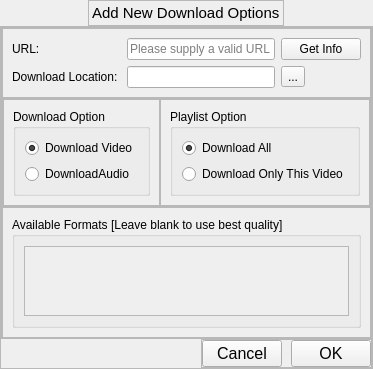
            <widget class="QWidget" name="page_add_new">
             <layout class="QVBoxLayout" name="verticalLayout_15">
              <property name="spacing">
               <number>0</number>
              </property>
              <property name="leftMargin">
               <number>0</number>
              </property>
              <property name="topMargin">
               <number>0</number>
              </property>
              <property name="rightMargin">
               <number>0</number>
              </property>
              <property name="bottomMargin">
               <number>0</number>
              </property>
              <item alignment="Qt::AlignHCenter">
               <widget class="QFrame" name="frame_new_download_title">
                <property name="frameShape">
                 <enum>QFrame::StyledPanel</enum>
                </property>
                <property name="frameShadow">
                 <enum>QFrame::Raised</enum>
                </property>
                <layout class="QVBoxLayout" name="verticalLayout_14">
                 <property name="spacing">
                  <number>3</number>
                 </property>
                 <property name="leftMargin">
                  <number>3</number>
                 </property>
                 <property name="topMargin">
                  <number>3</number>
                 </property>
                 <property name="rightMargin">
                  <number>3</number>
                 </property>
                 <property name="bottomMargin">
                  <number>3</number>
                 </property>
                 <item alignment="Qt::AlignHCenter">
                  <widget class="QLabel" name="labelNewDownloadTitle">
                   <property name="font">
                    <font>
                     <pointsize>11</pointsize>
                     <weight>50</weight>
                     <italic>false</italic>
                     <bold>false</bold>
                    </font>
                   </property>
                   <property name="text">
                    <string>Add New Download Options</string>
                   </property>
                  </widget>
                 </item>
                </layout>
               </widget>
              </item>
              <item>
               <widget class="QFrame" name="frame_new_download_options">
                <property name="sizePolicy">
                 <sizepolicy hsizetype="Preferred" vsizetype="Expanding">
                  <horstretch>0</horstretch>
                  <verstretch>0</verstretch>
                 </sizepolicy>
                </property>
                <property name="frameShape">
                 <enum>QFrame::StyledPanel</enum>
                </property>
                <property name="frameShadow">
                 <enum>QFrame::Raised</enum>
                </property>
                <layout class="QVBoxLayout" name="verticalLayout_13">
                 <property name="spacing">
                  <number>0</number>
                 </property>
                 <property name="leftMargin">
                  <number>0</number>
                 </property>
                 <property name="topMargin">
                  <number>0</number>
                 </property>
                 <property name="rightMargin">
                  <number>0</number>
                 </property>
                 <property name="bottomMargin">
                  <number>0</number>
                 </property>
                 <item>
                  <widget class="QFrame" name="frame_download_option">
                   <property name="sizePolicy">
                    <sizepolicy hsizetype="Preferred" vsizetype="Expanding">
                     <horstretch>0</horstretch>
                     <verstretch>0</verstretch>
                    </sizepolicy>
                   </property>
                   <property name="frameShape">
                    <enum>QFrame::StyledPanel</enum>
                   </property>
                   <property name="frameShadow">
                    <enum>QFrame::Raised</enum>
                   </property>
                   <layout class="QVBoxLayout" name="verticalLayout_16">
                    <property name="spacing">
                     <number>0</number>
                    </property>
                    <property name="leftMargin">
                     <number>0</number>
                    </property>
                    <property name="topMargin">
                     <number>0</number>
                    </property>
                    <property name="rightMargin">
                     <number>0</number>
                    </property>
                    <property name="bottomMargin">
                     <number>0</number>
                    </property>
                    <item alignment="Qt::AlignTop">
                     <widget class="QFrame" name="frame_2">
                      <property name="frameShape">
                       <enum>QFrame::StyledPanel</enum>
                      </property>
                      <property name="frameShadow">
                       <enum>QFrame::Raised</enum>
                      </property>
                      <layout class="QGridLayout" name="gridLayout_5">
                       <item row="0" column="1">
                        <widget class="QLineEdit" name="textURL">
                         <property name="placeholderText">
                          <string>Please supply a valid URL</string>
                         </property>
                        </widget>
                       </item>
                       <item row="0" column="2">
                        <widget class="QPushButton" name="buttonGetInfo">
                         <property name="text">
                          <string>Get Info</string>
                         </property>
                        </widget>
                       </item>
                       <item row="0" column="0">
                        <widget class="QLabel" name="label_7">
                         <property name="text">
                          <string>URL: </string>
                         </property>
                        </widget>
                       </item>
                       <item row="1" column="1">
                        <widget class="QLineEdit" name="textAddNewDownloadLocation"/>
                       </item>
                       <item row="1" column="0">
                        <widget class="QLabel" name="label_8">
                         <property name="text">
                          <string>Download Location: </string>
                         </property>
                        </widget>
                       </item>
                       <item row="1" column="2">
                        <widget class="QToolButton" name="buttonAddNewBrowseFileLocation">
                         <property name="text">
                          <string>...</string>
                         </property>
                        </widget>
                       </item>
                      </layout>
                     </widget>
                    </item>
                    <item alignment="Qt::AlignTop">
                     <widget class="QFrame" name="frame_4">
                      <property name="frameShape">
                       <enum>QFrame::StyledPanel</enum>
                      </property>
                      <property name="frameShadow">
                       <enum>QFrame::Raised</enum>
                      </property>
                      <layout class="QHBoxLayout" name="horizontalLayout_12">
                       <property name="spacing">
                        <number>0</number>
                       </property>
                       <property name="leftMargin">
                        <number>0</number>
                       </property>
                       <property name="topMargin">
                        <number>0</number>
                       </property>
                       <property name="rightMargin">
                        <number>0</number>
                       </property>
                       <property name="bottomMargin">
                        <number>0</number>
                       </property>
                       <item alignment="Qt::AlignTop">
                        <widget class="QFrame" name="Frame_video_download_option">
                         <property name="frameShape">
                          <enum>QFrame::StyledPanel</enum>
                         </property>
                         <property name="frameShadow">
                          <enum>QFrame::Raised</enum>
                         </property>
                         <layout class="QVBoxLayout" name="verticalLayout_17">
                          <item>
                           <widget class="QGroupBox" name="groupBox_VideoOption">
                            <property name="title">
                             <string>Download Option</string>
                            </property>
                            <layout class="QVBoxLayout" name="verticalLayout_20">
                             <item>
                              <widget class="QRadioButton" name="radioButtonDownloadVideo">
                               <property name="text">
                                <string>Download Video</string>
                               </property>
                               <property name="checked">
                                <bool>true</bool>
                               </property>
                              </widget>
                             </item>
                             <item>
                              <widget class="QRadioButton" name="radioButtonDownloadAudio">
                               <property name="text">
                                <string>DownloadAudio</string>
                               </property>
                              </widget>
                             </item>
                            </layout>
                           </widget>
                          </item>
                         </layout>
                        </widget>
                       </item>
                       <item>
                        <widget class="QFrame" name="Frame_playlist_download_option">
                         <property name="frameShape">
                          <enum>QFrame::StyledPanel</enum>
                         </property>
                         <property name="frameShadow">
                          <enum>QFrame::Raised</enum>
                         </property>
                         <layout class="QVBoxLayout" name="verticalLayout_18">
                          <item alignment="Qt::AlignTop">
                           <widget class="QGroupBox" name="groupBox_PlaylistOption">
                            <property name="title">
                             <string>Playlist Option</string>
                            </property>
                            <layout class="QVBoxLayout" name="verticalLayout_21">
                             <item>
                              <widget class="QRadioButton" name="radioButtonPlaylistDownloadAll">
                               <property name="text">
                                <string>Download All</string>
                               </property>
                               <property name="checked">
                                <bool>true</bool>
                               </property>
                              </widget>
                             </item>
                             <item>
                              <widget class="QRadioButton" name="radioButtonPlaylistDownloadOne">
                               <property name="text">
                                <string>Download Only This Video</string>
                               </property>
                              </widget>
                             </item>
                            </layout>
                           </widget>
                          </item>
                         </layout>
                        </widget>
                       </item>
                      </layout>
                     </widget>
                    </item>
                    <item>
                     <widget class="QFrame" name="frame_5">
                      <property name="frameShape">
                       <enum>QFrame::StyledPanel</enum>
                      </property>
                      <property name="frameShadow">
                       <enum>QFrame::Raised</enum>
                      </property>
                      <layout class="QVBoxLayout" name="verticalLayout_19">
                       <item>
                        <widget class="QGroupBox" name="groupBox_FormatList">
                         <property name="title">
                          <string>Available Formats [Leave blank to use best quality]</string>
                         </property>
                         <layout class="QVBoxLayout" name="verticalLayout_22">
                          <item>
                           <widget class="QScrollArea" name="scrollArea_VideoFormat">
                            <property name="widgetResizable">
                             <bool>true</bool>
                            </property>
                            <widget class="QWidget" name="scrollAreaWidgetContents_VideoFormat">
                             <property name="geometry">
                              <rect>
                               <x>0</x>
                               <y>0</y>
                               <width>98</width>
                               <height>28</height>
                              </rect>
                             </property>
                            </widget>
                           </widget>
                          </item>
                         </layout>
                        </widget>
                       </item>
                      </layout>
                     </widget>
                    </item>
                   </layout>
                  </widget>
                 </item>
                 <item alignment="Qt::AlignRight|Qt::AlignBottom">
                  <widget class="QFrame" name="frame_new_download_response">
                   <property name="frameShape">
                    <enum>QFrame::StyledPanel</enum>
                   </property>
                   <property name="frameShadow">
                    <enum>QFrame::Raised</enum>
                   </property>
                   <layout class="QHBoxLayout" name="horizontalLayout_11">
                    <property name="spacing">
                     <number>9</number>
                    </property>
                    <property name="leftMargin">
                     <number>0</number>
                    </property>
                    <property name="topMargin">
                     <number>0</number>
                    </property>
                    <property name="rightMargin">
                     <number>0</number>
                    </property>
                    <property name="bottomMargin">
                     <number>0</number>
                    </property>
                    <item>
                     <widget class="QPushButton" name="buttonAddNewCancel">
                      <property name="font">
                       <font>
                        <pointsize>12</pointsize>
                       </font>
                      </property>
                      <property name="text">
                       <string>Cancel</string>
                      </property>
                     </widget>
                    </item>
                    <item>
                     <widget class="QPushButton" name="buttonAddNewOK">
                      <property name="font">
                       <font>
                        <pointsize>12</pointsize>
                       </font>
                      </property>
                      <property name="text">
                       <string>OK</string>
                      </property>
                     </widget>
                    </item>
                   </layout>
                  </widget>
                 </item>
                </layout>
               </widget>
              </item>
             </layout>
            </widget>
